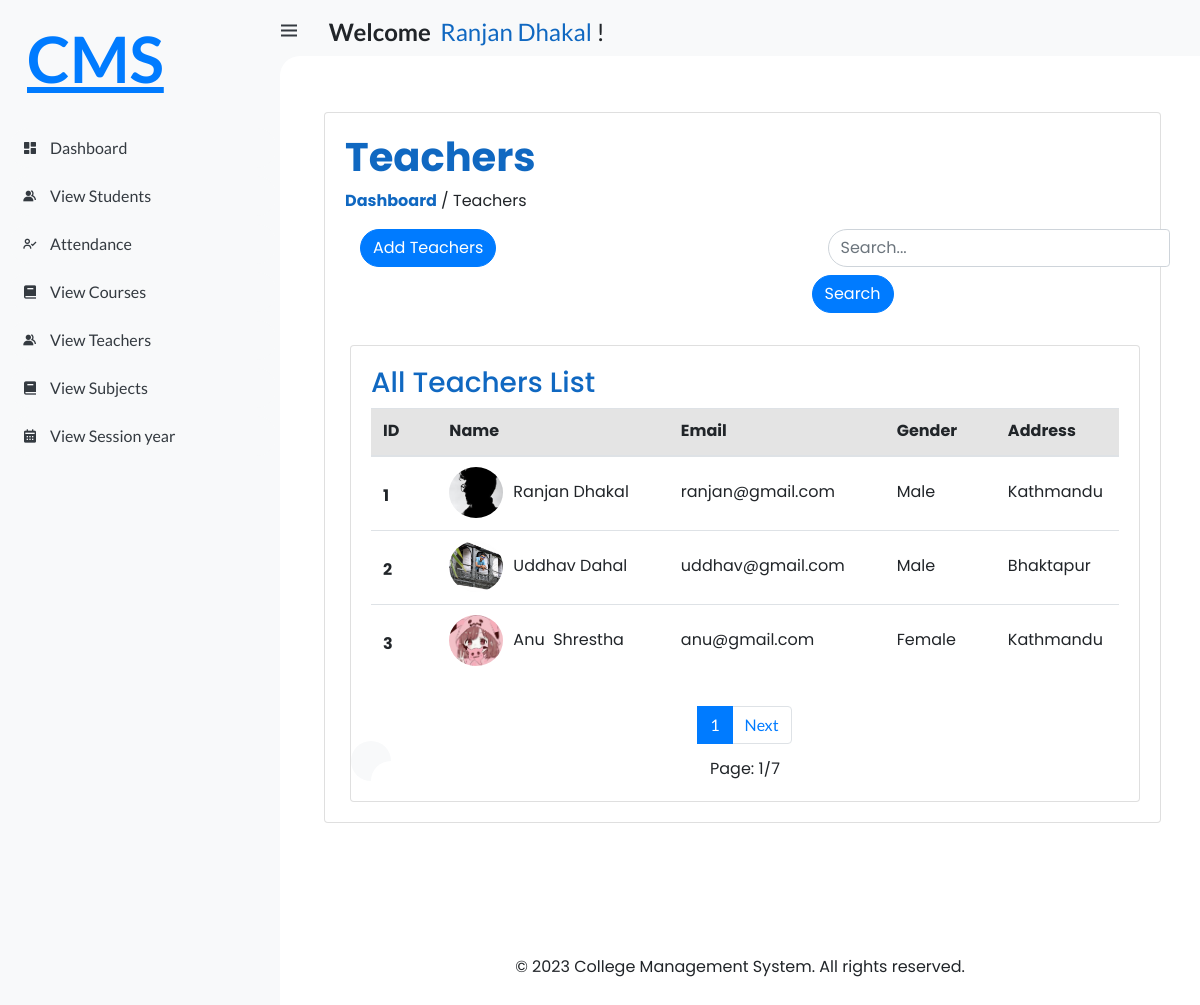
Page /hod/Staffs/View (signed in) on the committed database.
### student_management_app/models.py (models this page shows, shortened)
class CustomUser(AbstractUser):
    USER = (
        (1, 'HOD'),
        (2, 'STAFF'),
        (3, 'STUDENT'),
    )
    user_type = models.CharField(choices=USER, max_length=50, default=1)
    profile_pic = models.ImageField(upload_to='media/profile_pic/')

class Staff(models.Model):
    admin = models.OneToOneField(CustomUser, on_delete=models.CASCADE)
    address = models.TextField()
    gender = models.CharField(max_length=100)
    created_at = models.DateTimeField(auto_now_add=True)
    updated_at = models.DateTimeField(auto_now=True)

### student_management_system/Hod_views.py (the view)
# urls.py: path('hod/Staffs/View', Hod_views.View_Staffs, name='view_staffs'),
@login_required(login_url='/')
def View_Staffs(request):
    staff = Staff.objects.all()
    if request.method == 'GET':
        st = request.GET.get('search')
        if st!=None:
            multiple_st = Q(Q(admin__first_name__icontains=st)|Q(admin__last_name__icontains=st))
            staff = Staff.objects.filter(multiple_st)
    page = Paginator(staff, 3)
    page_list = request.GET.get('page')
    page = page.get_page(page_list)
    context = {
        'page': page,
        'staff': staff,
    }
    return render(request, 'Hod/view_staff.html', context)

### templates/Hod/view_staff.html (shortened to what this page needs)
{% extends 'index.html' %}
{% load static %}
{% block content %}
<link rel="stylesheet" href="{% static 'style/hod_styles/view_staff.css' %}">
<div class="container">
  <div class="card" >
    <div class="card-body">
        <h1>
            <b style="color: #1068c1;">Teachers</b>
        </h1>
        <p>
            <b style="color: #1068c1;">Dashboard</b>&nbsp;/&nbsp;Teachers</p>
        <div class="container mt-3">
            <div class="row">
              <div class="col-md-6">
                <button type="button" class="btn btn-primary" style="border-radius: 20px;">
                    <a href="{% url 'add_staffs' %}" style="color:white;">Add Teachers</a>
                </button>
              </div>
              <div class="col-md-6">
                <form class="form-inline" style="margin-left: 54px;">
                  <div class="form-group mx-sm-3 mb-2">
                    <input type="search" class="form-control" placeholder="Search..." name="search" id="search" style="border-top-left-radius: 20px;border-bottom-left-radius: 20px;}">
                  </div>
                  <button type="submit" class="btn btn-primary mb-2" style="border-top-right-radius: 20px;border-bottom-right-radius: 20px;}">Search</button>
                </form>
              </div>
            </div>
        </div>
        <br>
        <div class="card" style="margin-top:0px;">
            <div class="card-body">
                <h3>All Teachers List</h3>
                <div class="table-container">
                    <table class="table">
                      <thead style="background:#80808036;">
                        <tr>
                          <th scope="col">ID</th>
                          <th scope="col">Name</th>
                          <th scope="col">Email</th>
                          <th scope="col">Gender</th>
                          <th scope="col">Address</th>
                        </tr>
                      </thead>
                      <tbody>
                        {% for i in page.object_list %}
                          <tr>
                            <th class="row_id" scope="row">{{i.id}}</th>
                            <td>
                              <div style="display: flex; align-items: center;margin-top:-13px;">
                                        {% if i.admin.profile_pic %}
                                        <img src="{{ i.admin.profile_pic.url }}" alt="Profile Pic" style="width: 54px;
                                                height: 51px;
                                                border-radius: 50%;
                                                object-fit: cover;
                                                margin-right: 10px;">
                                        {% else %}
                                        <img src="/media/profile_pic/profile.png" alt="Default Profile Pic" style="width: 54px;
                                                height: 51px;
                                                border-radius: 50%;
                                                object-fit: cover;
                                                margin-right: 10px;">
                                        {% endif %}
                                        <p style="margin-bottom: 0px;">{{i.admin.first_name}}&nbsp;{{i.admin.last_name}}</p>
                                    </div>
                            </td>
                            <td>{{i.admin.email}}</td>
                            <td>{{i.gender}}</td>
                            <td>{{i.address}}</td>
                          </tr>
                        {% empty %}
                            <td colspan="10" style="text-align:center">
                                <span class="text-danger">
                                    <b>No data found</b>
                                </span>
                            </td>
                        {% endfor %}
                      </tbody>
                    </table>
                </div>
                <nav aria-label="..." style="justify-content: center;margin-top: 11px;background: white;">
                  <ul class="pagination">
                    {% for num_page in page.paginator.page_range %}
                      {% if page.number == num_page %}
                        <li class="page-item active">
                          <a class="page-link" href="#" style="color:white;">{{ num_page }}</a>
                        </li>
                      {% endif %}
                    {% endfor %}
                    {% if page.has_next%}
                        <li class="page-item">
                          <a class="page-link" href="{% url 'view_staffs'%}?page={{page.next_page_number}}" style="color:#007bff;">Next</a>
                        </li>
                    {% endif%}
                  </ul>
                </nav>
                <p style="text-align:center;margin-bottom:0px;margin-top:-4px;">Page: {{page.number}}/{{page.paginator.num_pages}}</p>
            </div>
        </div>
    </div>
  </div>
    <br><br>
</div>
{% endblock %}

### templates/index.html (shortened to what this page needs)
<!DOCTYPE html>
<html lang="en">
{% load static %}
{% load active_link_tags %}
<head>
	<link href='https://unpkg.com/boxicons@2.0.9/css/boxicons.min.css' rel='stylesheet'>
	<link rel="stylesheet" href="https://cdn.jsdelivr.net/npm/bootstrap@4.0.0/dist/css/bootstrap.min.css">
	<link rel="stylesheet" href="/static/css/base.css">
	<link rel="stylesheet" href="{% static 'style/index.css' %}">
	<link rel="stylesheet" href="https://cdn.jsdelivr.net/npm/bootstrap@4.0.0/dist/css/bootstrap.min.css">
</head>
<body>
	<section id="sidebar">
		<a href="{% url 'hod_home' %}" class="brand">
			<p style="margin-left: 27px;margin-top: 77px;font-size:4rem;">
				CMS
			</p>
		</a>
		{% if user.user_type == '1'%}
		<ul class="side-menu top">
			<li class="{% active_link 'hod_home' 'active' %}">
				<a href="{% url 'hod_home' %}">
					<i class='bx bxs-dashboard' ></i>
					<span class="text">Dashboard</span>
				</a>
			</li>
			<li class="{% active_link 'view_attendances' 'active' %}">
				<a href="{% url 'view_attendances' %}">
					<i class='bx bx-user-check' ></i>
					<span class="text">Attendance</span>
				</a>
			</li>
			<li class="{% active_link 'view_staffs' 'active' %}">
				<a href="{% url 'view_staffs' %}">
					<i class='bx bxs-group' ></i>
					<span class="text">Teachers</span>
				</a>
			</li>
			<li class="{% active_link 'view_students' 'active' %}">
				<a href="{% url 'view_students' %}">
					<i class='bx bxs-group' ></i>
					<span class="text">Students</span>
				</a>
			</li>
			<li class="{% active_link 'view_courses' 'active' %}">
				<a href="{% url 'view_courses' %}">
					<i class='bx bxs-book' ></i>
					<span class="text">Courses</span>
				</a>
			</li>
			<li class="{% active_link 'view_subjects' 'active' %}">
				<a href="{% url 'view_subjects' %}">
					<i class='bx bxs-book' ></i>
					<span class="text">Subjects</span>
				</a>
			</li>
			<li class="{% active_link 'view_sessions' 'active' %}">
				<a href="{% url 'view_sessions' %}">
					<i class='bx bxs-calendar' ></i>
					<span class="text">Session Year</span>
				</a>
			</li>
			<li class="{% active_link 'view_contacts' 'active' %}">
				<a href="{% url 'view_contacts' %}">
					<i class='bx bxs-contact' ></i>
					<span class="text">Contacts</span>
				</a>
			</li>
		</ul>
		{% elif user.user_type == '2'%}
		<ul class="side-menu top">
			<li class="{% active_link 'staff_home' 'active' %}">
				<a href="{% url 'staff_home' %}">
					<i class='bx bxs-dashboard' ></i>
					<span class="text">Dashboard</span>
				</a>
			</li>
			<li class="{% active_link 'feature_view_students' 'active' %}">
				<a href="{% url 'feature_view_students' %}">
					<i class='bx bxs-group' ></i>
					<span class="text">View Students</span>
				</a>
			</li>
			<li class="{% active_link 'view_staff_attendances' 'active' %}">
				<a href="{% url 'view_staff_attendances' %}">
					<i class='bx bx-user-check'></i>
					<span class="text">Attendance</span>
				</a>
			</li>
			<li class="{% active_link 'feature_view_courses' 'active' %}">
				<a href="{% url 'feature_view_courses' %}">
					<i class='bx bxs-book' ></i>
					<span class="text">View Courses</span>
				</a>
			</li>
			<li class="{% active_link 'feature_view_staffs' 'active' %}">
				<a href="{% url 'feature_view_staffs' %}">
					<i class='bx bxs-group' ></i>
					<span class="text">View Teachers</span>
				</a>
			</li>
			<li class="{% active_link 'feature_view_subjects' 'active' %}">
				<a href="{% url 'feature_view_subjects' %}">
					<i class='bx bxs-book' ></i>
					<span class="text">View Subjects</span>
				</a>
			</li>
			<li class="{% active_link 'feature_view_sessions' 'active' %}">
				<a href="{% url 'feature_view_sessions' %}">
					<i class='bx bxs-calendar' ></i>
					<span class="text">View Session year</span>
				</a>
			</li>
		</ul>
		{% endif%}
	</section>
	<section id="content">
		<nav>
			<div class="container mt-5" style="margin-top: 1rem!important;">
				<div class="row">
					<div class="col-md-6">
						<div class="top-nav-search">
							<h4 style="margin-left: -42px;">
							<i class='bx bx-menu' ></i>
								<strong>Welcome</strong>&nbsp;
								<span style="color: #1068c1;">{{user.first_name}} {{user.last_name}}</span>&nbsp;!
							</h4>
						</div>
					</div>
					<div class="col-md-6">
					</div>
				</div>
			</div>
		</nav>
		<main>
			{% block content %}
			{% endblock %}
			<br><br><br><br>
			<footer>
				<div class="container">
					<div class="row">
						<div class="col-md-12 text-center">
							<p style="margin-bottom: -7px;">&copy; 2023 College Management System. All rights reserved.</p>
						</div>
					</div>
				</div>
			</footer>
		</main>
	</section>
</body>
</html>

### static/css/base.css (style rules this page uses)
* { margin: 0; padding: 0; box-sizing: border-box; }
a { text-decoration: none; }
li { list-style: none; }
:root { --poppins: 'Poppins', sans-serif; --lato: 'Lato', sans-serif; --light: #F9F9F9; --blue: #3C91E6; --light-blue: #CFE8FF; --grey: #eee; --dark-grey: #AAAAAA; --dark: #342E37; --red: #DB504A; --yellow: #FFCE26; --light-yellow: #FFF2C6; --orange: #FD7238; --light-orange: #FFE0D3; }
html { overflow-x: hidden; }
body { background: var(--grey); overflow-x: hidden; }

### static/style/index.css (style rules this page uses)
* { margin: 0; padding: 0; box-sizing: border-box; }
a { text-decoration: none; }
li { list-style: none; }
:root { --poppins: 'Poppins', sans-serif; --lato: 'Lato', sans-serif; --light: #F9F9F9; --blue: #3C91E6; --light-blue: #CFE8FF; --grey: #eee; --dark-grey: #AAAAAA; --dark: #342E37; --red: #DB504A; --yellow: #FFCE26; --light-yellow: #FFF2C6; --orange: #FD7238; --light-orange: #FFE0D3; }
html { overflow-x: hidden; }
body { background: var(--grey); overflow-x: hidden; }
#sidebar { position: fixed; top: 0; left: 0; width: 280px; height: 100%; background: var(--light); z-index: 2000; font-family: var(--lato); transition: .3s ease; overflow-x: hidden; scrollbar-width: none; }
#sidebar .brand { font-size: 24px; font-weight: 700; height: 56px; display: flex; align-items: center; color: var(--blue); position: sticky; top: 0; left: 0; background: var(--light); z-index: 500; padding-bottom: 20px; box-sizing: content-box; }
#sidebar .side-menu { width: 100%; margin-top: 48px; }
#sidebar .side-menu li { height: 48px; background: transparent; margin-left: 6px; border-radius: 48px 0 0 48px; padding: 4px; }
#sidebar .side-menu li a { width: 100%; height: 100%; background: var(--light); display: flex; align-items: center; border-radius: 48px; font-size: 16px; color: var(--dark); white-space: nowrap; overflow-x: hidden; }
#sidebar .side-menu li a .bx { min-width: calc(60px - ((4px + 6px) * 2)); display: flex; justify-content: center; }
#content { position: relative; width: calc(100% - 280px); left: 280px; transition: .3s ease; }
#content nav { height: 56px; background: var(--light); padding: 0 24px; display: flex; align-items: center; grid-gap: 24px; font-family: var(--lato); position: sticky; top: 0; left: 0; z-index: 1000; }
#content nav::before { content: ''; position: absolute; width: 40px; height: 40px; bottom: -40px; left: 0; border-radius: 50%; box-shadow: -20px -20px 0 var(--light); }
#content nav a { color: var(--dark); }
#content nav .bx.bx-menu { cursor: pointer; color: var(--dark); }
#content main { width: 100%; padding: 36px 24px; font-family: var(--poppins); max-height: calc(100vh - 56px); overflow-y: auto; }
.container { margin-top: -12px; }

### static/style/hod_styles/view_staff.css (style rules this page uses)
.card { margin-left: 5px; margin-top: 2rem; }
.table-container { overflow: auto; max-height: 300px; }
.table { font-size:16px; }
.table th { padding-top:10px; padding-right: 38px; }
.table td { padding-top:23px; padding-right: 40px; padding-button: 45px; }
.table .row_id { padding-top:27px; }
.btn { border-radius: 20px; }
h2, h3, h5 { color: #1068c1; }

### rows in the picture
CustomUser: first_name "Ranjan", last_name "Dhakal"
Staff: id "1", admin.profile_pic (picture), admin.first_name "Ranjan", admin.last_name "Dhakal", admin.email "ranjan@gmail.com", gender "Male", address "Kathmandu"
Staff: id "2", admin.profile_pic (picture), admin.first_name "Uddhav", admin.last_name "Dahal", admin.email "uddhav@gmail.com", gender "Male", address "Bhaktapur"
Staff: id "3", admin.profile_pic (picture), admin.first_name "Anu", admin.last_name "Shrestha", admin.email "anu@gmail.com", gender "Female", address "Kathmandu"

### other values in the picture
{{ num_page }} "1"
{{ page.number }} "1"
{{ page.paginator.num_pages }} "7"
